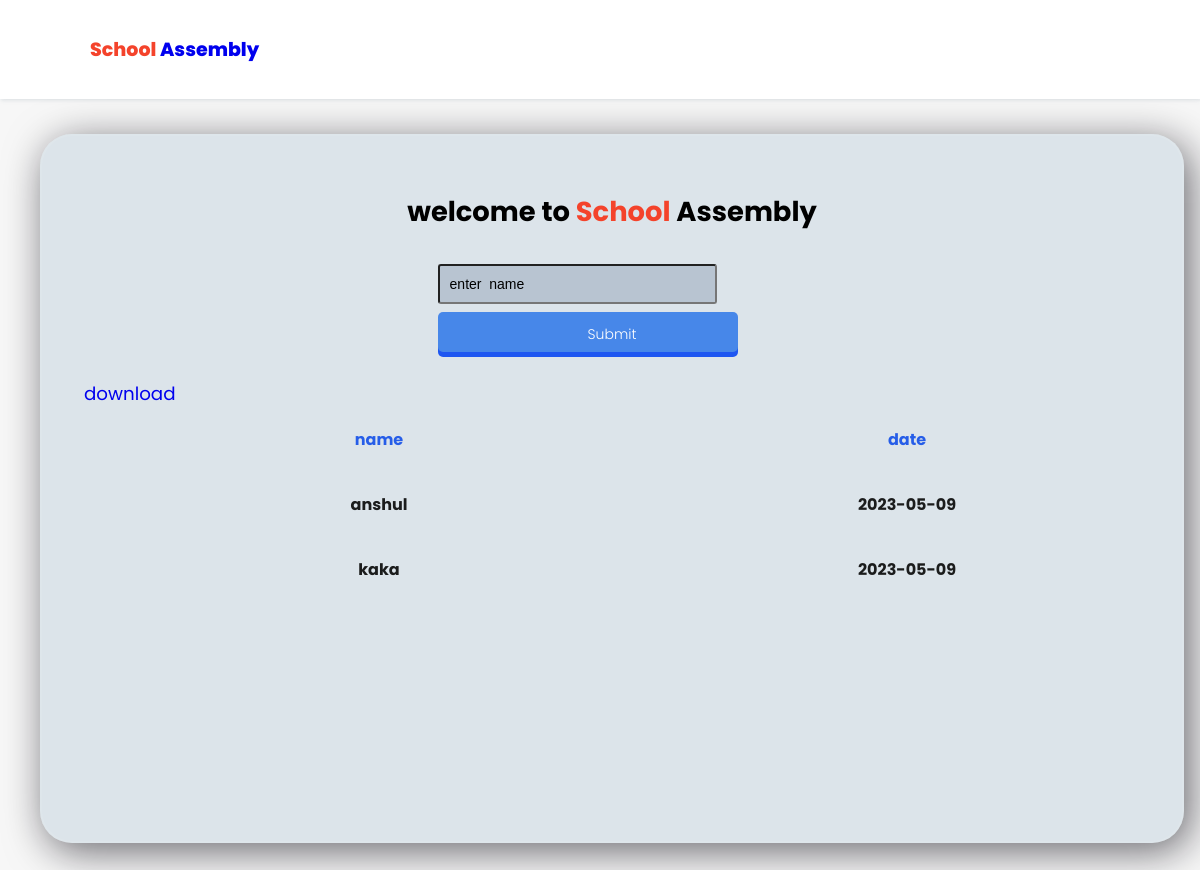
Page /attendence_sheet on the earlier database version.
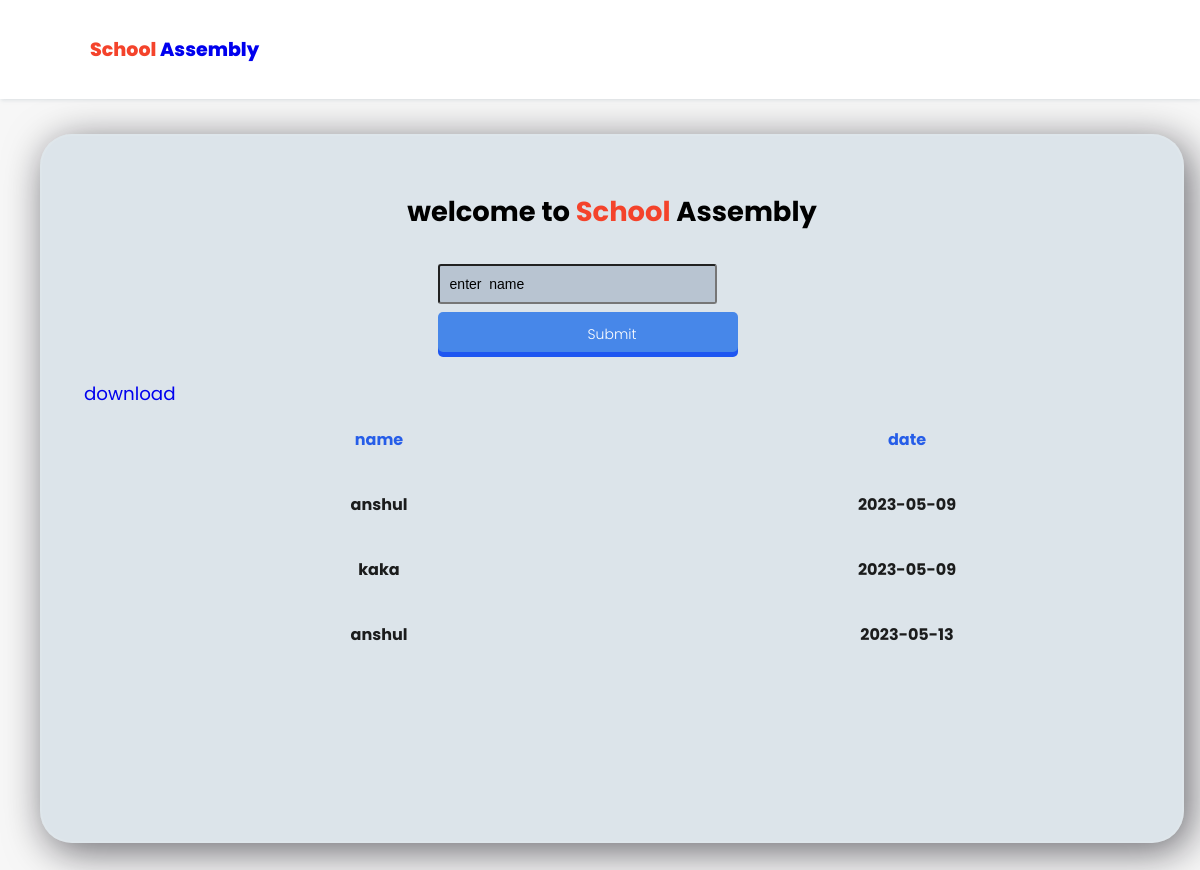
Same page on the later database version.
### tables this page shows
CREATE TABLE attendence(name text ,date text,primary key(name,date));

### app.py (the view)
@app.route("/attendence_sheet")
def attendenc_sheet():
    sheet=attendence.attendence_sheet()
    return render_template("attendence_sheet.html",txn=sheet)

### attendence.py (called while the page is built)
def attendence_sheet():
            con=sqlite3.connect(database="school.sqlite")
            cur=con.cursor()
            cur.execute("select * from attendence")
            txn=cur.fetchall()
            con.close()
            return txn

### templates/attendence_sheet.html (shortened to what this page needs)
<link rel="stylesheet" href="{{ url_for('static', filename='css/layout.css') }}">
<body>
    <div>
        {%include 'navbar.html'%}
    </div>
    {%block content%}
    <div class="container">
        <div class="app-content">
            <div class="app-container">
                <div class="app-content">
                    <div class="app-sidebar">
                    </div>
                    <div class="projects-section">
                        <div class="projects-section-header">
                            <h2>welcome to <span style="color: #f4432b;"> School</span> Assembly
                        </div>
                        <div class="user_content" >
                            <form action="/verify_user" method="post">
                                <input type="text" placeholder="enter  name" id="name" name="name"
                                    >
                                <input type="submit" value="Submit" class="button">
                            </form>
                        </div>
                        <div class="transaction">
                            <table>
                                <thead>
                                    <tr>
                                        <th scope="col">name</th>
                                        <th scope="col">date</th>
                                    </tr>
                                </thead>
                                <tbody>
                                    {%for i in txn %}
                                    <tr>
                                        <th scope="row">{{i[0]}} </th>
                                        <th>{{i[1]}}</th>
                                    </tr>
                                    {%endfor%}
                                </tbody>
                                <tfoot>
                                    <tr>
                                        <a href="{{url_for('get_sheet')}}" download="" style="text-decoration: none;">
                                            download
                                        </a>
                                    </tr>
                                  </tfoot>
                            </table>
                        </div>
                    </div>
                </div>
            </div>
        </div>
    </div>
    {%endblock%}
</body>
</html>

### templates/navbar.html (shortened to what this page needs)
<!DOCTYPE html>
<html lang="en">
<head>
    <link rel="stylesheet" href="{{url_for('static',filename='/css/rest.css')}}">
</head>
<body>
  <header class="header">
    <a href="/" class="logo"><span class="header-name">School</span> Assembly</a>
  </header>
</body>
</html>

### static/css/layout.css (style rules this page uses)
.container { margin-top: 3.5%; width: 100%; height: 100vh; font-size: 182.5%; }
.app-container { width: 100%; display: flex; flex-direction: column; height: 100%; transition: 0.2s; max-width: 1800px; z-index: 2; position: fixed; top: 10%; }
.app-content { display: flex; height: 100%; padding: 16px 24px 24px 0; }
.app-sidebar { padding: 40px 16px; display: flex; flex-direction: column; list-style: none; align-items: center; gap: 3rem; margin-top: 40px; }
.projects-section { flex: 2; margin-top: 30px; border-radius: 32px; padding: 32px 32px 0 32px; height: 80%; display: flex; flex-direction: column; align-items: center; background-color: rgba(38, 104, 146, 0.13); border: 2px solid rgba(255, 255, 255, 0.1); box-shadow: 6px 8px 40px rgba(8, 7, 16, 0.6); }

### static/css/rest.css (style rules this page uses)
body { background: #f7f7f7; font-family: "Poppins", sans-serif; }
html { font-size: 62.5%; overflow-x: hidden; }
html { font-size: 62.5%; }
.header { position: fixed; top: 0; left: 0; right: 0; z-index: 1000; display: flex; align-items: center; justify-content: space-around; padding: 1.7rem 10%; height: 6.5rem; background-color: #fff; box-shadow: 1px 1px 4px rgba(146, 161, 176, 0.3); }
header .logo { font-size: 1.9rem; font-weight: 800; text-decoration: none; position: absolute; left: 90px; }
.logo { animation-name: example; animation-duration: 12s; animation-iteration-count: infinite; }
header .header-name { color:#f4432b; }

### templates/attendence_sheet.html (style rules this page uses)
input { height: 40px; width: 80%; background-color: rgba(152, 167, 186, 0.516); border-radius: 3px; padding: 0 10px; margin-top: 8px; font-size: 14px; font-weight: 300; }
::placeholder { color: black; }
.button { background: #4787e9; color: #fff; text-decoration: none; font-size: 14px; padding: 12px 150px; border-radius: 5px; box-shadow: 0px 5px 0px #1e56f1; transition: .3s ease; border: none; font-family: 'Poppins'; display: flex; justify-content: center; }
table { table-layout: fixed; width: 100%; border-collapse: collapse; }
table thead { color: rgb(38, 93, 232); }
table tbody { color: rgba(5, 5, 5, 0.902); }
thead th:nth-child(1) { width: 20%; }
thead th:nth-child(2) { width: 15%; }
th, td { padding: 20px; }
.transaction { scroll-behavior: auto; width: auto; }
.transaction { margin: 5px; padding: 5px; overflow: auto; text-align: justify; }

Differences in the rows shown:
added attendence: name "anshul", date "2023-05-13"
